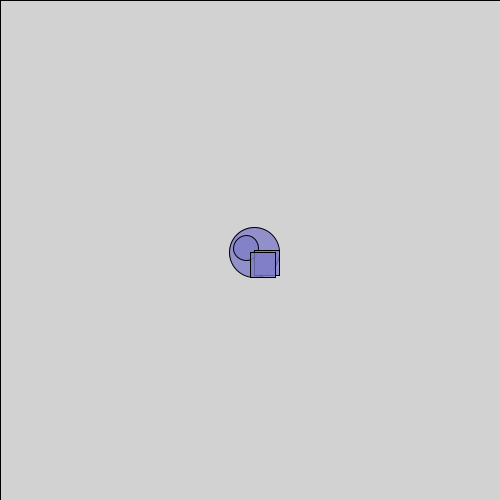
Frame 1 (no input)
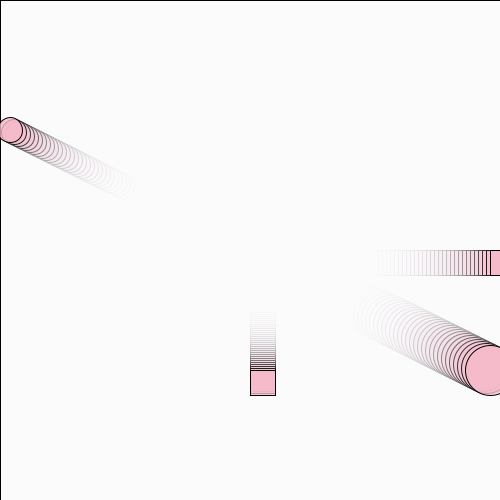
Frame 60 (the mouse pressed at the canvas centre just before this capture)
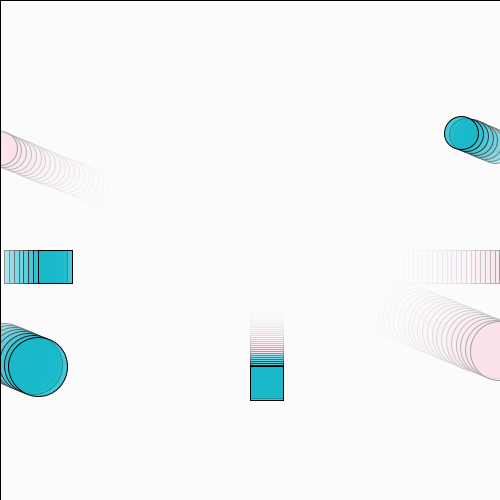
Frame 120 (the mouse held since frame 60 and released just before this capture)

The Processing sketch that drew these frames (run headless with seeded random() and noise(); from frame 60 on, the mouse is pressed at the canvas centre):

// Processing sketch: taylorrory_LATE_702_344089_part_2
// ── taylorrory_LATE_702_344089_part_2.pde
// Quiz Part 2: Moving Shapes Pattern
// Fill in the missing code to create a moving pattern

// Position variables
float x;
float y;
float xspeed;
float yspeed;
float size1;
float size2;

void setup() {
  // Create a 500x500 canvas
  size(500, 500); // 1/1

  // Initialize all variables
  x = width/2;
  y = height/2;
  xspeed = 4; // Choose a number between 1-5
  yspeed = 2; // Choose a number between 1-5
  size1 = 50;
  size2 = 25;
  // 1/1
}

void draw() {
  // Create motion blur effect with transparent background
  fill(255, 30);
  // Draw a rectangle the size of the entire canvas using width and height
  rect(0, 0, width, height); // 1/1

  // Update positions using speed variables
  x = x + xspeed;
  y = y + yspeed;
  // 2/2

  // Wrap positions using modulo
  x = x % width;
  y = y % height;

  // Create colors based on position
  // Use x and y variables to set R and G values for the fill
  fill(x/2, y/2, 200, 200);
  // 1/1

  // Draw pattern of shapes
  circle(x, y, size1);
  circle(width-x, height-y, size2);
  square(x, height/2, size2);
  square(width/2, y, size2);
}

void mousePressed() {
  // Move shapes to mouse position
  x = mouseX;
  y = mouseY;

  // Give sizes new random values between 10 and 100
  size1 = random(20, 80);
  size2 = random(11, 99);
  // should be random(10, 100)
  
  // Give speed new random values between 1 and 5
  xspeed = random(1, 5); 
  yspeed = random(1, 5); 
  // 3/4
}

// TOTAL: 9/10, 19/20
